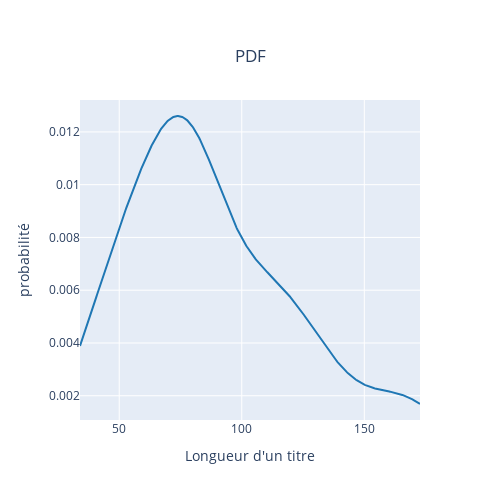

Here is the notebook cell this chart was saved with:
### Markdown cell above
## PDF for the length of headlines

### Code cell
fig = ff.create_distplot([data_propre['Title'].str.len()], ["ht"],show_hist=False,show_rug=False)
fig['layout'].update(title={'text':'PDF','y':0.9,'x':0.5,'xanchor': 'center','yanchor': 'top'}, xaxis_title="Longueur d'un titre",yaxis_title="probabilité")
fig.update_layout(showlegend = False,width=500,height=500)
fig
## distribution Gaussienne

### Figure 1 — Plotly figure (JSON) as saved in the notebook; plotly's stock layout.template omitted (floating-point values rounded to 4 significant figures; data arrays with more than 128 entries replaced by an {"elided": "..."} marker saying what was removed)
{"data": [{"legendgroup": "ht", "marker": {"color": "rgb(31, 119, 180)"}, "mode": "lines", "name": "ht", "showlegend": true, "type": "scatter", "x": {"elided": "500 float values"}, "xaxis": "x", "y": {"elided": "500 float values"}, "yaxis": "y"}], "layout": {"barmode": "overlay", "height": 500, "hovermode": "closest", "legend": {"traceorder": "reversed"}, "showlegend": false, "title": {"text": "PDF", "x": 0.5, "xanchor": "center", "y": 0.9, "yanchor": "top"}, "width": 500, "xaxis": {"anchor": "y2", "domain": [0, 1], "title": {"text": "Longueur d'un titre"}, "zeroline": false}, "yaxis": {"anchor": "free", "domain": [0, 1], "position": 0, "title": {"text": "probabilité"}}}}
